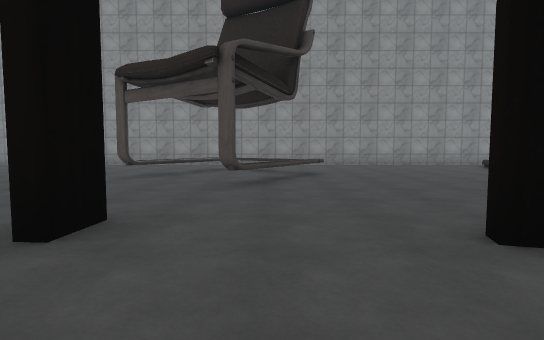
View 1 (above)

22 first-person views from a walk through a scene from a Unity 3-D project. The camera is 1.3 m above the floor, tilts 4° down and sees 80° across. The floor is counted in squares, 2 m on a side. Each view is taken from the middle of a square. On the plan, view 1 faces up. The plan holds only what a view shows up to about 10 squares ahead; the rest is blank. The place goes on beyond the plan. The player character is not drawn. Some surface patterns are stand-ins.

View 2
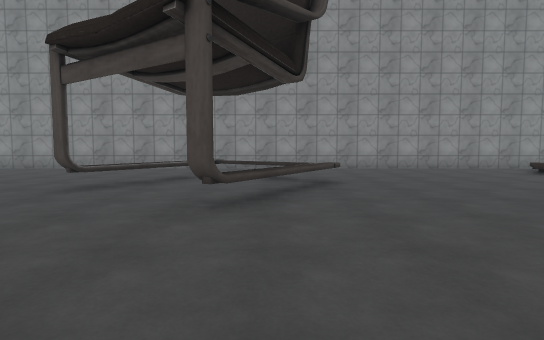

View 3
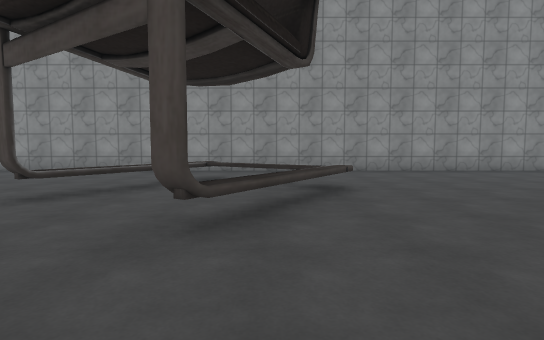

View 4
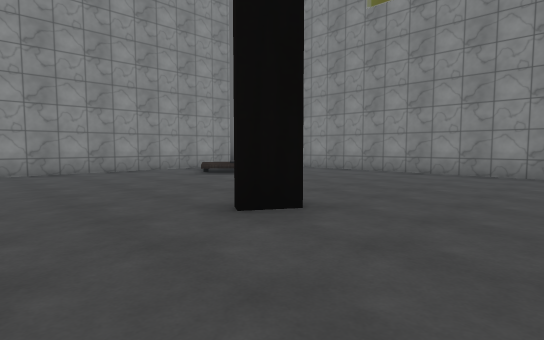

View 5
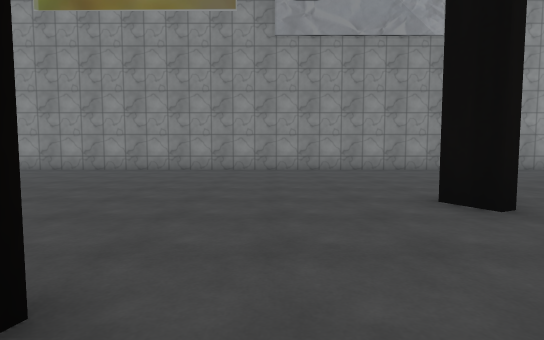

View 6
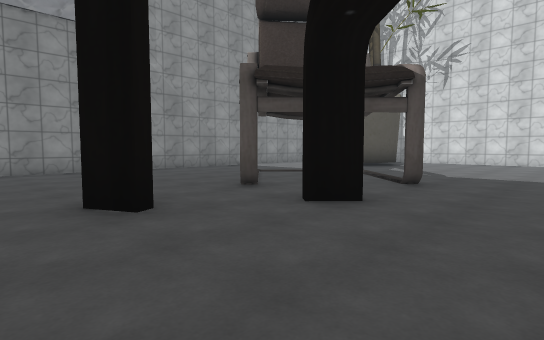

View 7
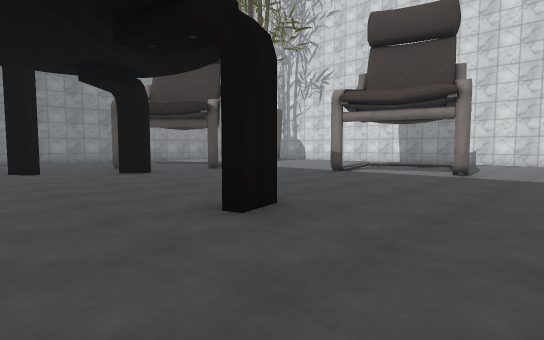

View 8
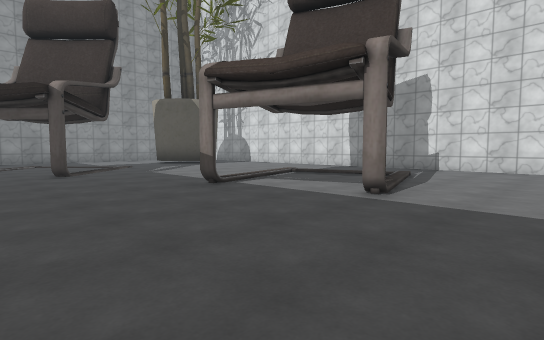

View 9
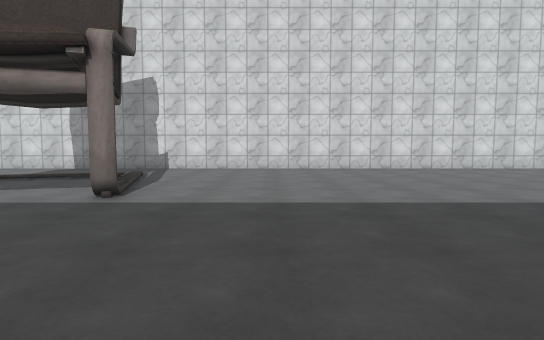

View 10
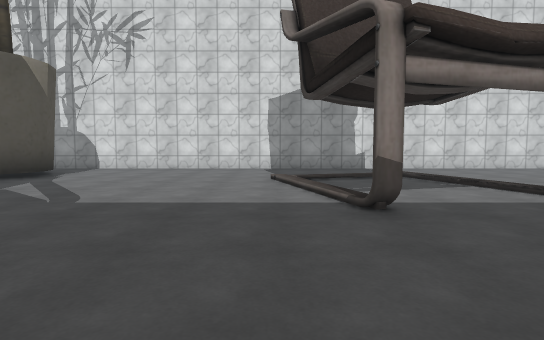

View 11
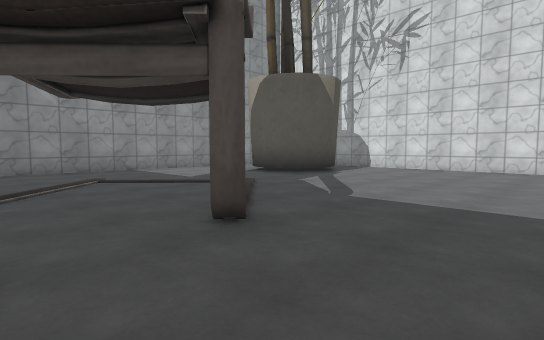

View 12
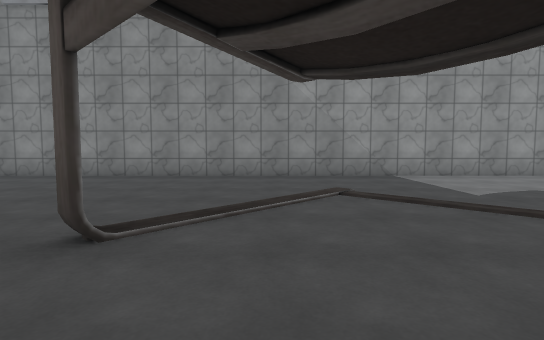

View 13
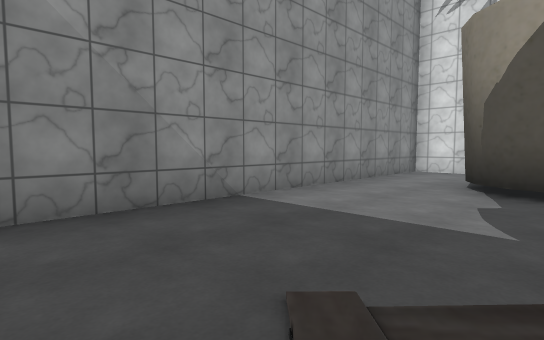

View 14
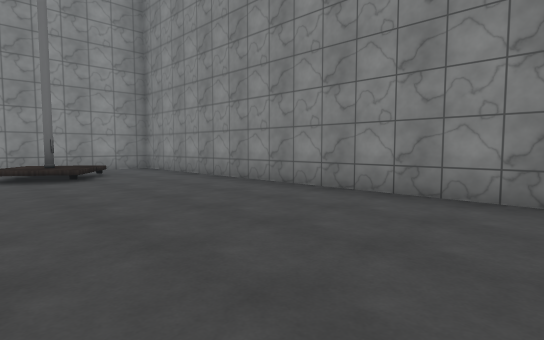

View 15
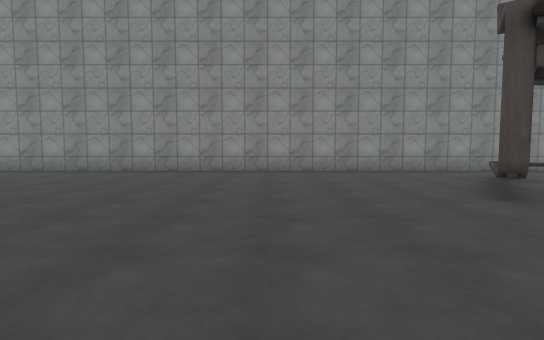

View 16
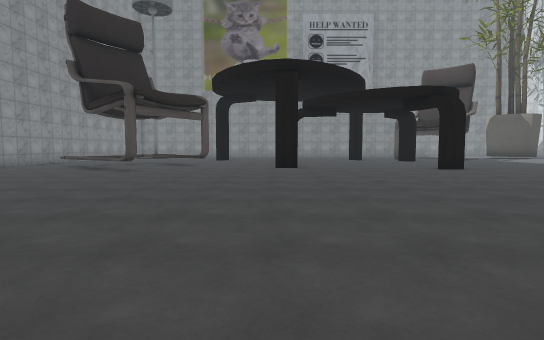

View 17
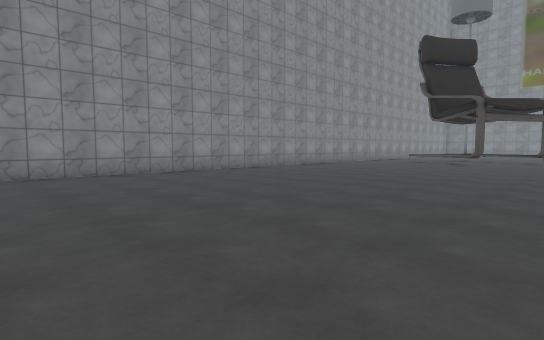

View 18
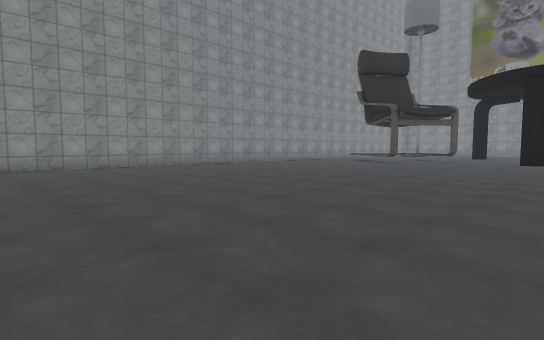

View 19
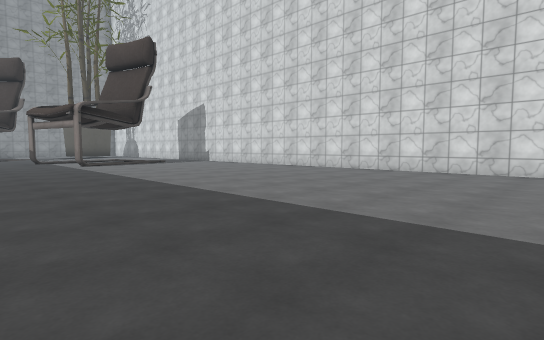

View 20
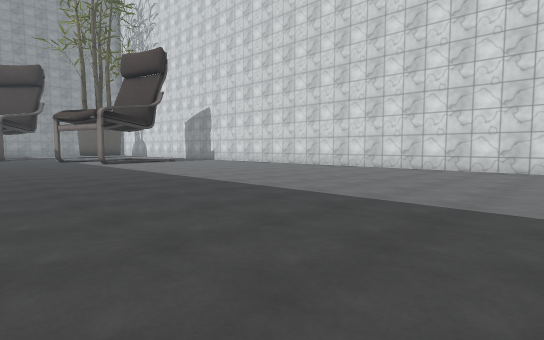

View 21
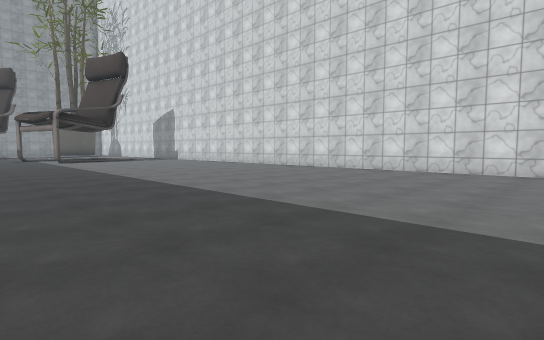

View 22
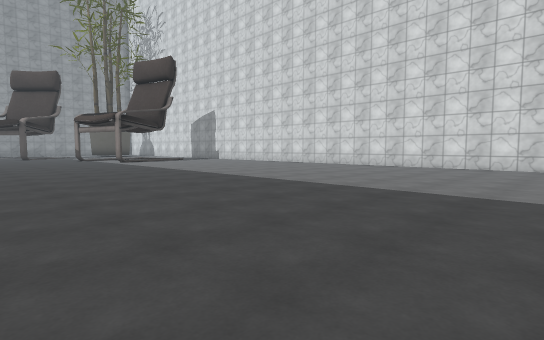

### Floor plan
Key: @ floor where view 1 was taken; # wall or solid block; . main floor; : floor 0.5 m higher than the main floor; / step, stairs or slope; = window, fence, low wall or low ledge.
Columns run from 18 left of view 1 to 11 right of it. Each row starts with its distance up from view 1.
 12    ###########################
 11    ......................//..#
 10    ..............=.......:#..#
  9   ..............===......//..#
  8   ..............=..=.........#
  7   .............#..=..........#
  6   ................=...#......#
  5   ...............#...........#
  4   ...........................#
  3   ...........................#
  2   ..................#........#
  1   ...........................#
  0          .........@..........#
 -1           .............#.....#
 -2             ....#............#
 -3  ......      ................#
 -4  ......................#.....#
 -5 .............................#
 -6 .....................#.......#
 -7 ..................#..........#
 -8 ...............#../..........#
 -9 .............../../..........#
-10 ................/../.....##..#
-11  ...............///......##..#
-12  ........................# ..#
-13  ......................... ..#
-14  #############################

Where each view was taken, in squares from view 1:
view 1: 0 up, 0 right, facing up
view 2: 2 up, 0 right, facing up
view 3: 3 up, 0 right, facing up
view 4: 3 up, 2 right, facing up-right
view 5: 1 up, 1 right, facing right
view 6: 0 up, 1 right, facing down-right
view 7: 0 up, 5 left, facing down-right
view 8: 4 down, 5 left, facing down-right
view 9: 4 down, 5 left, facing down
view 10: 4 down, 1 right, facing down
view 11: 4 down, 1 right, facing down-right
view 12: 5 down, 3 right, facing right
view 13: 5 down, 7 right, facing down-right
view 14: 2 up, 6 right, facing up-right
view 15: 3 up, 6 left, facing up
view 16: 3 up, 12 left, facing right
view 17: 4 up, 16 left, facing up-right
view 18: 1 up, 16 left, facing up-right
view 19: 5 down, 15 left, facing down-right
view 20: 4 down, 16 left, facing down-right
view 21: 5 down, 18 left, facing down-right
view 22: 3 down, 17 left, facing down-right
